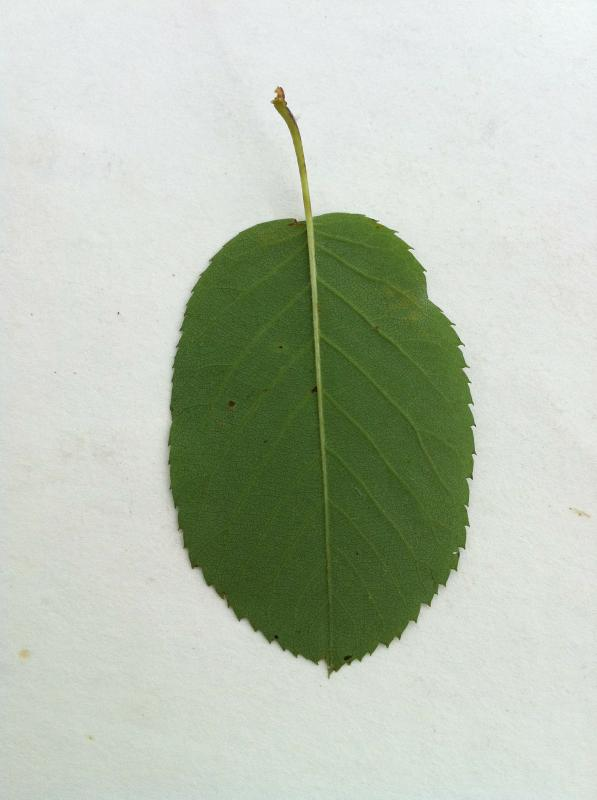
#> input picture Semester 01/Introduction to Image Processing and Computer Vision/Project 2/Source Code/sample.jpg, 597 x 800 px
$ jupyter execute --allow-errors 'Source Code.ipynb'   (shell and % lines are left out)
#> lines starting #> are read from the running program, lines starting #| are printed output that depends on the picture
## Part 1: Data Preprocessing

[cell 1]
# Check Working Directory
import os
os.getcwd()

### 1.1: Import Libraries

[cell 2]
import os
import cv2
import joblib
import numpy as np
from skimage.io import imread
import matplotlib.pyplot as plt
from skimage.transform import resize
from sklearn.model_selection import train_test_split
from skimage.feature import hog
from skimage.io import imread
from skimage.transform import rescale
from sklearn.base import BaseEstimator, TransformerMixin
from sklearn.linear_model import SGDClassifier
from sklearn.model_selection import cross_val_predict
from sklearn.preprocessing import StandardScaler, Normalizer
import skimage

### 1.2: Load, Resize and Take Only Ten Label Species Data

The source path will be created after unzipping the files to a folder. Next, we create a function that reads, resizes, and saves the data in a dictionary that includes the images, labels (Tree Species), original filenames, and a description. Numpy arrays containing the RGB values of the images are used to store them. Using joblib, the dictionary is stored to a pickle file. The data structure is similar to that used in scikit-test learn's data sets.

[cell 3]
def resize_all(src, pklname, include, width=150, height=None):

    height = height if height is not None else width

    data = dict()
    data['description'] = 'resized ({0}x{1})Tree Species images in rgb'.format(int(width), int(height))
    data['label'] = []
    data['filename'] = []
    data['data'] = []

    pklname = f"{pklname}_{width}x{height}px.pkl"

    # read all images in PATH, resize and write to DESTINATION_PATH
    for subdir in os.listdir(src):
        if subdir in include:
            print(subdir)
            current_path = os.path.join(src, subdir)

            for file in os.listdir(current_path):
                if file[-3:] in {'jpg', 'png'}:
                    im = imread(os.path.join(current_path, file))
                    im = resize(im, (width, height)) #[:,:,::-1]
                    data['label'].append(subdir[:-4])
                    data['filename'].append(file)
                    data['data'].append(im)

        joblib.dump(data, pklname)

[cell 4]
# Source path of Image data
data_path = "C:\\Users\\amira\\Data Science\\Semester 1\\Introduction to Image Processing and Computer Vision\\Projects\\Project 2\\Source Code\\dataset\\images\\lab\\"
#> (the rest of this cell did not finish here and is left out)

[cell 5]
# Apply the resize function and take only ten Labels Tree Species Data
base_name = 'Tree_Species_Recognition'
width = 80

# I take only 10 Lablel Species
include = {'abies_nordmanniana',
 'acer_campestre',
 'acer_ginnala',
 'acer_pensylvanicum',
 'amelanchier_canadensis',
 'castanea_dentata',
 'cercidiphyllum_japonicum',
 'evodia_daniellii',
 'robinia_pseudo-acacia',
 'ulmus_pumila'}

#> (the rest of this cell did not finish here and is left out)

### 1.3: Summary of Images Data
Let’s load the data from disk and print a summary.

[cell 6]
from collections import Counter

#> (the rest of this cell did not finish here and is left out)

### 1.4: Visualize Images that we select in Label Species
The images below show an example of each Tree Species included.

#> (a cell that did not finish here is left out)

### 1.4: Define Predictor and Target Attribute
By convention, we name the input data X and result (labels) y.

#> (a cell that did not finish here is left out)

#> (a cell that did not finish here is left out)

#> (a cell that did not finish here is left out)

### 1.5: Split  Data into Training and Testing
we split our data for training and testing. And ratio for training and testing is 0.8 and 0.2 respectively.

#> (a cell that did not finish here is left out)

[cell 12]
# [27 lines left out: function plot_bar, not called in this run]

plt.suptitle('relative amount of photos per type')
#> (the rest of this cell did not finish here and is left out)

The distributions are not perfectly equal, but good enough for now.

## Part 2: Feature Extraction

A classic approach to object recognition is HOG-SVM, which stands for Histogram of Oriented Gradients and Support Vector Machines. HOGs are used for feature reduction, in other words: for lowering the complexity of the problem, while maintaining as much variation as possible.

To calculate a HOG, an image is divided into blocks, for example 8 by 8 pixels. For each of these blocks, the magnitude of the gradient in a given number of directions is calculated [1]

### 2.1 Processing

[cell 13]
Image = imread('sample.jpg', as_gray=True)
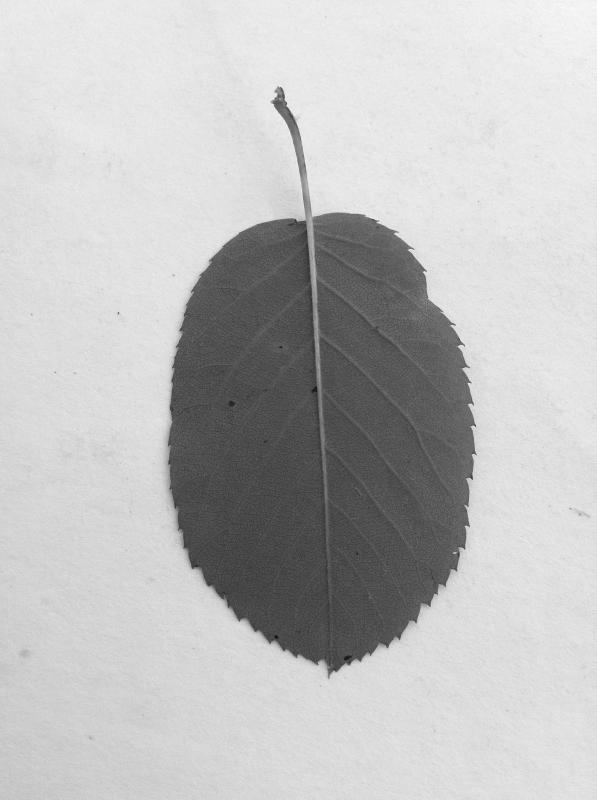
#> Image: shape (800, 597) float64; min 0.0558, max 0.994, mean 0.746

# scale down the image to one third
Image = rescale(Image, 1/3, mode='reflect')
#> Image: shape (267, 199) float64
# calculate the hog and return a visual representation.
Image_hog, Image_hog_img = hog(
    Image, pixels_per_cell=(14,14),
    cells_per_block=(2, 2),
    orientations=9,
    visualize=True,
    block_norm='L2-Hys')
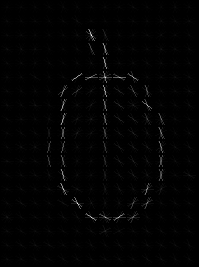
#> Image_hog_img: shape (267, 199) float64; min 0, max 0.118, mean 0.00127; drawn with min black and max white
#> Image_hog = 8424 values, max 0.656 at index 2045, min 0.00586 at index 2601, mean 0.14

fig, ax = plt.subplots(1,2)
fig.set_size_inches(8,6)
# remove ticks and their labels
[a.tick_params(bottom=False, left=False, labelbottom=False, labelleft=False)
    for a in ax]

ax[0].imshow(Image, cmap='gray')
ax[0].set_title('Original')
ax[1].imshow(Image_hog_img, cmap='gray')
ax[1].set_title('hog')
plt.show()
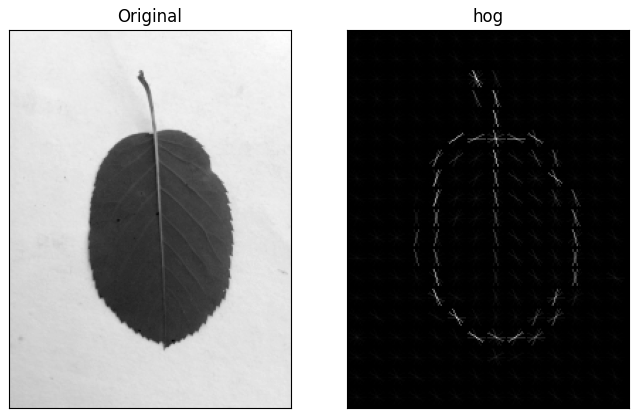
#> figure drawn by matplotlib, 2 panels

[cell 14]
print('number of pixels: ', Image.shape[0] * Image.shape[1])
#| number of pixels:  53133
print('number of hog features: ', Image_hog.shape[0])
#| number of hog features:  8424
